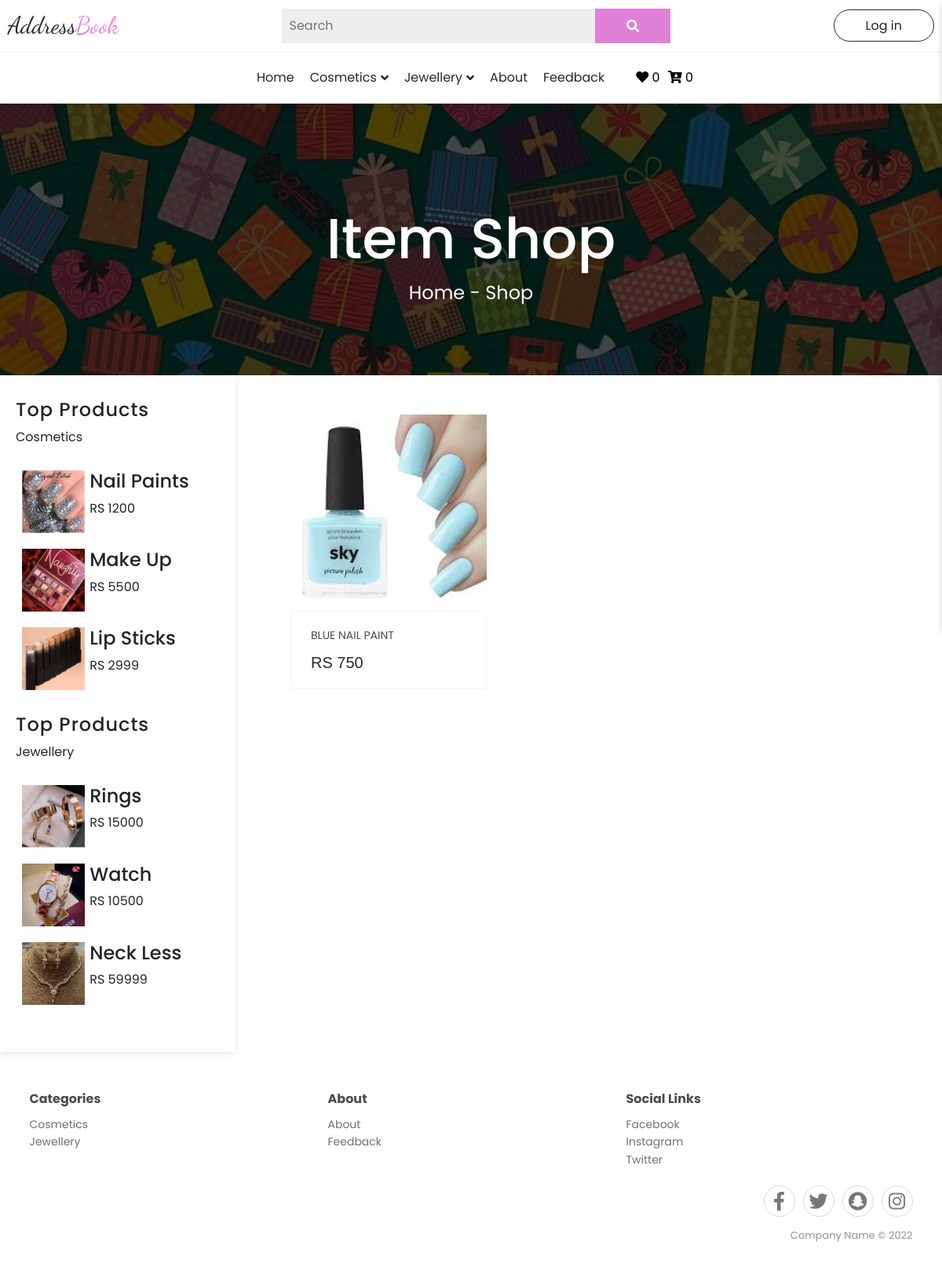
The app's page /addressbook/shop.php with its own data.
### tables this page shows
CREATE TABLE `products` (
  `P_id` int(50) NOT NULL,
  `P_imgpath` varchar(500) NOT NULL,
  `P_mainCategory` varchar(100) NOT NULL,
  `P_subCategory` varchar(100) NOT NULL,
  `P_productName` varchar(200) NOT NULL,
  `P_price` int(200) NOT NULL
);

### addressbook/shop.php (the view, shortened to what this page needs)
<!DOCTYPE html>
<html lang="en">
<?php include 'layout/head.php';?>
<body>
  <?php include 'layout/navbar.php';?>
<section class="shop">
<div class="shop-content">
    <h1>Item Shop</h1>
    <p>Home - Shop</p>
</div>
</section>
<section class="poducts_and_categories">
<div class="categories">
  <div class="infoin">
<h1>Top Products</h1>
<p>Cosmetics</p>
</div>
<div class="t_products">
  <div class="container">
    <div class="row">
      <div class="col-md-12">
  <div class="t_p">
    <div class="row">
      <div class="col-md-4">
    <div class="tp_img">
      <img src="images/b9.jfif" height="80" width="80" alt="">
    </div>
    </div>
  <div class="col-md-8">
    <div class="tp_info">
      <h4>Nail Paints</h4>
      <p>RS 1200</p>
    </div>
    </div>
  </div>
  </div>
  </div>
  <div class="col-md-12">
<div class="t_p">
  <div class="row">
    <div class="col-md-4">
  <div class="tp_img">
    <img src="images/b12.jpg" height="80" width="80" alt="">
  </div>
  </div>
<div class="col-md-8">
  <div class="tp_info">
    <h4>Make Up</h4>
    <p>RS 5500</p>
  </div>
  </div>
</div>
</div>
</div>
<div class="col-md-12">
<div class="t_p">
  <div class="row">
    <div class="col-md-4">
  <div class="tp_img">
    <img src="images/b10.jpg" height="80" width="80" alt="">
  </div>
  </div>
<div class="col-md-8">
  <div class="tp_info">
    <h4>Lip Sticks</h4>
    <p>RS 2999</p>
  </div>
  </div>
</div>
</div>
</div>
    </div>
  </div>
</div>
<div class="infoin">
<h1>Top Products</h1>
<p>Jewellery</p>
</div>
<div class="t_products">
  <div class="container">
    <div class="row">
      <div class="col-md-12">
  <div class="t_p">
    <div class="row">
      <div class="col-md-4">
    <div class="tp_img">
      <img src="images/b13.jpg" height="80" width="80" alt="">
    </div>
    </div>
  <div class="col-md-8">
    <div class="tp_info">
      <h4>Rings</h4>
      <p>RS 15000</p>
    </div>
    </div>
  </div>
  </div>
  </div>
  <div class="col-md-12">
<div class="t_p">
  <div class="row">
    <div class="col-md-4">
  <div class="tp_img">
    <img src="images/b14.jpg" height="80" width="80" alt="">
  </div>
  </div>
<div class="col-md-8">
  <div class="tp_info">
    <h4>Watch</h4>
    <p>RS 10500</p>
  </div>
  </div>
</div>
</div>
</div>
<div class="col-md-12">
<div class="t_p">
  <div class="row">
    <div class="col-md-4">
  <div class="tp_img">
    <img src="images/b15.jpg" height="80" width="80" alt="">
  </div>
  </div>
<div class="col-md-8">
  <div class="tp_info">
    <h4>Neck Less</h4>
    <p>RS 59999</p>
  </div>
  </div>
</div>
</div>
</div>
    </div>
  </div>
</div>
</div>
<div class="products">
<div class="all_products" style="padding-top: 20px;">
 <div class="row">
<?php
  require 'layout/dbcon.php';
  if(isset($_GET['mcat'])){
    $mcat = $_GET['mcat'];
    $Product_fetch_query = "select * from products where P_mainCategory='$mcat'";
  }
  elseif(isset($_GET['mcat']) && isset($_GET['scat']))
  {
    $mcat = $_GET['mcat'];
    $scat = $_GET['scat'];
    $Product_fetch_query = "select * from products where P_mainCategory='$mcat' and P_subCategory='$scat'";
  }
  elseif(isset($_GET['search'])){
    $squery = $_GET['search'];
    $Product_fetch_query = "select * from products where 	P_productName LIKE '%$squery%'";
  }
  else{
  $Product_fetch_query = "select * from products";
  }
  $result = mysqli_query($connect,$Product_fetch_query);
  if(mysqli_num_rows($result) > 0){
  while($row = mysqli_fetch_assoc($result)){
    $product_name = $row['P_productName'];
    $product_img_path = $row['P_imgpath'];
    $product_price = $row['P_price'];
    ?>
<div class="col-md-4 col-sm-12">
  <div class="single-product">
<div class="product-img">
<img class="img-fluid w-100" src="<?php echo $product_img_path;?>" alt="">
</div>
<div class="product-btm">
<a href="#" class="d-block">
<h4><?php echo $product_name;?></h4>
</a>
<div class="mt-3">
<span class="mr-4">RS <?php echo $product_price; ?></span>
</div>
</div>
</div>
</div>
    <?php
  }
}
else
{
  ?>
  <center><h2 style="color: #797979;">No Products Found</h2></center>
  <?php
}
  ?>
</div>
</div>
</div>
</section>
<?php include 'layout/footer.php';?>
</body>
</html>

### addressbook/css/style.css (style rules this page uses)
:root { --main-color: #E081D7; }
* { margin: 0; padding: 0; box-sizing: border-box; font-family: 'Poppins', sans-serif; }
body { overflow-x: hidden; }

### addressbook/shop.php (style rules this page uses)
.single-product { text-align:center;margin-bottom:50px;width: 250px; }
.single-product .product-img { position:relative;overflow:hidden }
.single-product .product-btm { padding:22px 25px 18px;border:1px solid #f0f2f1;text-align:left }
.single-product .product-btm h4 { color:#4a4a4a;font-size:14px;font-weight:400;text-transform:uppercase;margin-bottom:0px;transition:all 300ms linear 0s }
.single-product .product-btm span { font-family:"Heebo",sans-serif;font-size:20px;font-weight:500;line-height:16px;color:#2a2a2a }
.shop { background-image: linear-gradient(rgba(0,0,0,0.7),rgba(0,0,0,0.7)),url(images/shopbg.jpg); background-repeat: no-repeat; background-size: cover; background-position: center; display: flex; justify-content: center; align-items: center; padding: 100px 0px; color: #ffffff!important; }
.shop-content { display: flex; flex-direction: column; align-items: center; transform: translateY(20%); }
.shop-content h1 { font-size: 4.5rem; }
.shop-content p { font-size: 1.5rem; }
.poducts_and_categories { display: flex; justify-content: space-between; }
.categories { width: 25%; background-color: #ffffff; padding: 30px 20px; box-shadow: 0px 2px 8px 0px rgba(0,0,0,0.1); }
.products { width: 70%; background-color: #ffffff; padding: 30px 10px; }
.infoin { margin-bottom: 20px; text-align: start; }
.categories h1 { letter-spacing: 1px; font-size: 1.5rem; }
.t_p { margin: 10px 0; }
.t_products { margin-bottom: 20px; }

### records on screen
products: P_imgpath (picture), P_productName "BLUE NAIL PAINT", P_price "750"
